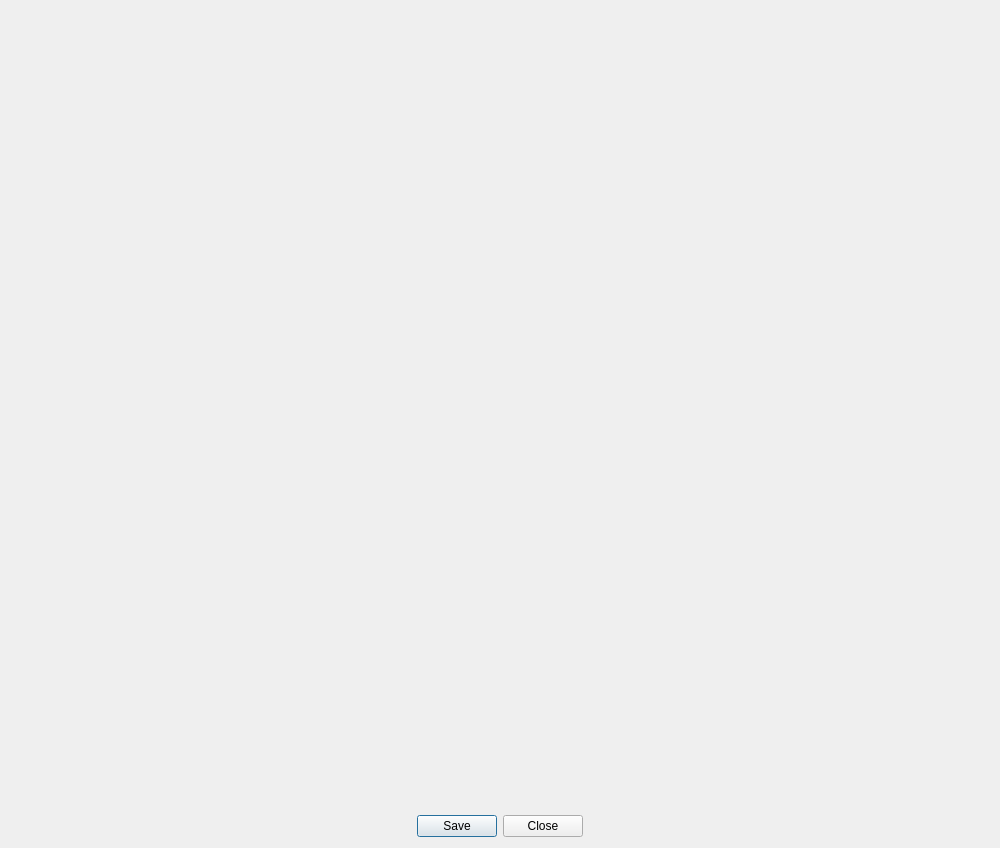
<?xml version="1.0" encoding="UTF-8"?>
<ui version="4.0">
 <class>SymptomenGrafiek</class>
 <widget class="QDialog" name="SymptomenGrafiek">
  <property name="geometry">
   <rect>
    <x>0</x>
    <y>0</y>
    <width>1000</width>
    <height>848</height>
   </rect>
  </property>
  <property name="minimumSize">
   <size>
    <width>1000</width>
    <height>848</height>
   </size>
  </property>
  <property name="windowTitle">
   <string>Grafiek met symptomen</string>
  </property>
  <property name="windowIcon">
   <iconset resource="Resources.qrc">
    <normaloff>:/images/Icon2.xpm</normaloff>:/images/Icon2.xpm</iconset>
  </property>
  <property name="modal">
   <bool>true</bool>
  </property>
  <layout class="QVBoxLayout" name="verticalLayout_2">
   <item>
    <widget class="QFrame" name="horizontalFrame">
     <property name="sizePolicy">
      <sizepolicy hsizetype="Preferred" vsizetype="Preferred">
       <horstretch>0</horstretch>
       <verstretch>0</verstretch>
      </sizepolicy>
     </property>
     <property name="minimumSize">
      <size>
       <width>980</width>
       <height>800</height>
      </size>
     </property>
     <property name="maximumSize">
      <size>
       <width>980</width>
       <height>800</height>
      </size>
     </property>
     <layout class="QHBoxLayout" name="horizontalLayout"/>
    </widget>
   </item>
   <item>
    <widget class="QDialogButtonBox" name="buttonBox">
     <property name="orientation">
      <enum>Qt::Horizontal</enum>
     </property>
     <property name="standardButtons">
      <set>QDialogButtonBox::Close|QDialogButtonBox::Save</set>
     </property>
     <property name="centerButtons">
      <bool>true</bool>
     </property>
    </widget>
   </item>
  </layout>
 </widget>
 <resources>
  <include location="Resources.qrc"/>
 </resources>
 <connections>
  <connection>
   <sender>buttonBox</sender>
   <signal>accepted()</signal>
   <receiver>SymptomenGrafiek</receiver>
   <slot>accept()</slot>
   <hints>
    <hint type="sourcelabel">
     <x>248</x>
     <y>254</y>
    </hint>
    <hint type="destinationlabel">
     <x>157</x>
     <y>274</y>
    </hint>
   </hints>
  </connection>
  <connection>
   <sender>buttonBox</sender>
   <signal>rejected()</signal>
   <receiver>SymptomenGrafiek</receiver>
   <slot>reject()</slot>
   <hints>
    <hint type="sourcelabel">
     <x>316</x>
     <y>260</y>
    </hint>
    <hint type="destinationlabel">
     <x>286</x>
     <y>274</y>
    </hint>
   </hints>
  </connection>
 </connections>
</ui>
